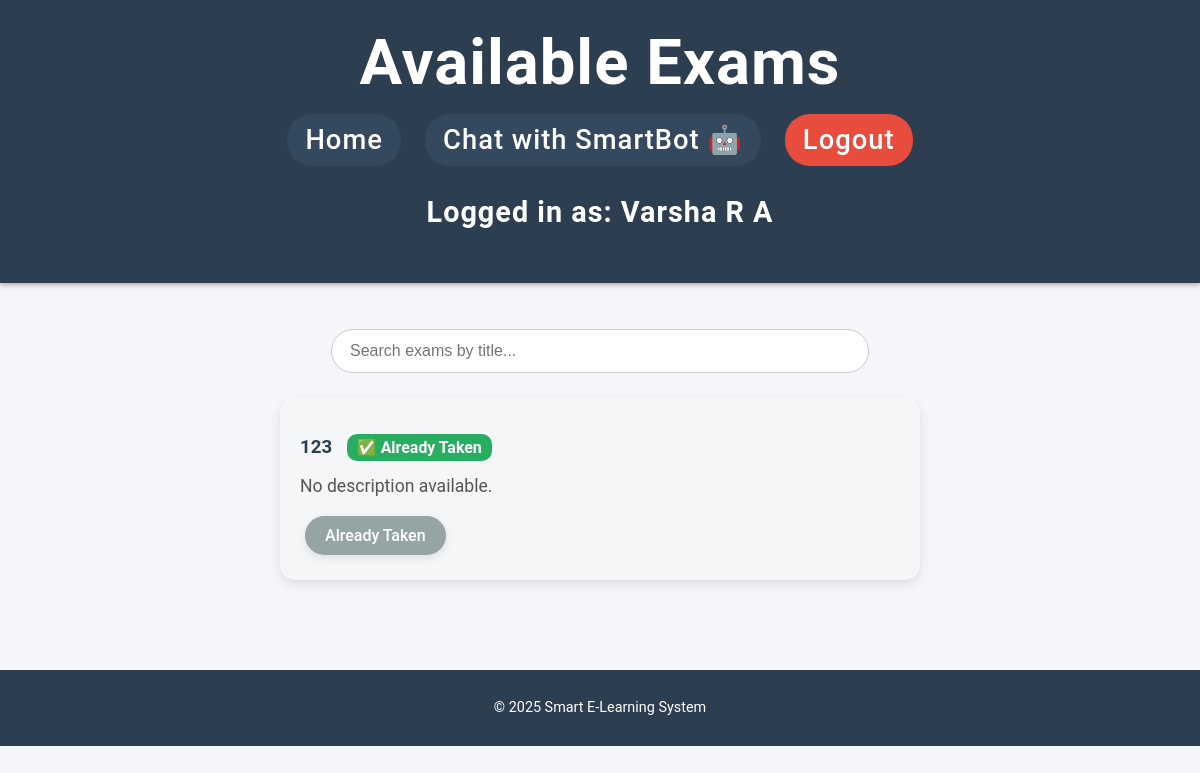
Page /exam_list (signed in) on the earlier database version.
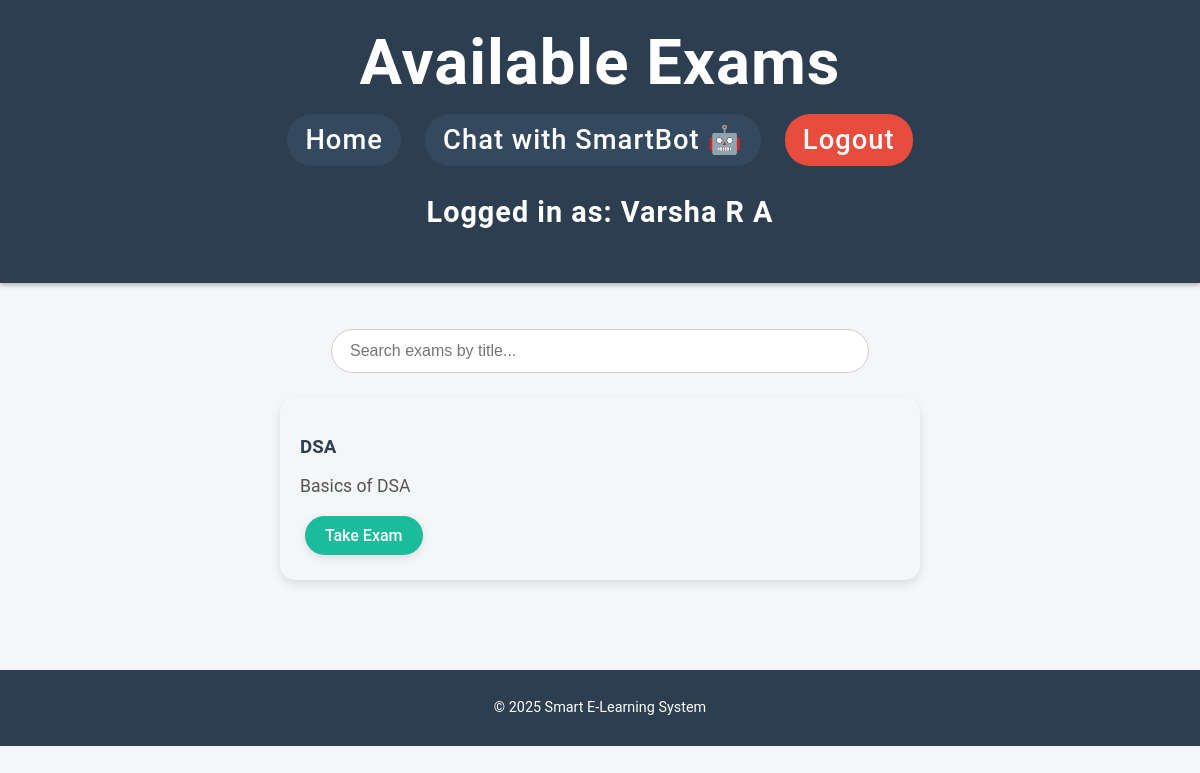
Same page on the later database version.
### app.py (models this page shows, shortened)
class User(db.Model):
    id = db.Column(db.Integer, primary_key=True)
    fullname = db.Column(db.String(150), nullable=False)
    email = db.Column(db.String(150), unique=True, nullable=False)
    password_hash = db.Column(db.String(200), nullable=False)
    is_admin = db.Column(db.Boolean, default=False)

class Exam(db.Model):
    id = db.Column(db.Integer, primary_key=True)
    title = db.Column(db.String(150), nullable=False)
    description = db.Column(db.String(300))
    questions = db.relationship('Question', backref='exam', lazy=True)

### app.py (the view)
@app.route('/exam_list')
@login_required
def exam_list():
    exams = Exam.query.all()
    taken_exam_ids = [r.exam_id for r in Result.query.filter_by(user_id=g.user.id).all()]
    return render_template('exam_list.html', exams=exams, taken_exam_ids=taken_exam_ids)

### app.py (called while the page is built)
def login_required(f):
    @wraps(f)
    def decorated_function(*args, **kwargs):
        if 'user_id' not in session:
            flash("Please login to access this page.", "warning")
            return redirect(url_for('login'))
        return f(*args, **kwargs)
    return decorated_function

@app.before_request
def load_logged_in_user():
    g.user = None
    if 'user_id' in session:
        g.user = User.query.get(session['user_id'])

### templates/exam_list.html (shortened to what this page needs)
<!DOCTYPE html>
<html lang="en">
<head>
    <link rel="stylesheet" href="{{ url_for('static', filename='style.css') }}">
</head>
<body>
    <header>
        <h1>Available Exams</h1>
        <nav>
            <a href="{{ url_for('home') }}">Home</a>
            <a href="{{ url_for('chat') }}">Chat with SmartBot 🤖</a>
            <a href="{{ url_for('logout') }}" class="logout">Logout</a>
        </nav>
        {% if g.user %}
        <p>Logged in as: <strong>{{ g.user.fullname }}</strong></p>
        {% endif %}
    </header>
    <main>
        <div class="search-box">
            <input type="text" id="searchInput" placeholder="Search exams by title...">
        </div>
        {% if exams %}
            <div id="examContainer">
                {% for exam in exams %}
                    <div class="exam-card">
                        <h3 class="exam-title">
                            {{ exam.title }}
                            {% if exam.id in taken_exam_ids %}
                                <span class="badge-taken">✅ Already Taken</span>
                            {% endif %}
                        </h3>
                        <p>{{ exam.description or "No description available." }}</p>
                        {% if exam.id in taken_exam_ids %}
                            <a class="btn btn-disabled">Already Taken</a>
                        {% else %}
                            <a href="{{ url_for('take_exam', exam_id=exam.id) }}" class="btn">Take Exam</a>
                        {% endif %}
                    </div>
                {% endfor %}
            </div>
        {% else %}
            <p>No exams available yet.</p>
        {% endif %}
    </main>
    <footer>
        <p>© 2025 Smart E-Learning System</p>
    </footer>
</body>
</html>

### static/style.css (style rules this page uses)
body { font-family: 'Roboto', Arial, sans-serif; background-color: #f5f6fa; margin: 0; padding: 0; color: #2c3e50; text-align: center; }
header { background-color: #2c3e50; color: #ecf0f1; padding: 25px 0 15px 0; font-size: 1.8em; font-weight: 600; letter-spacing: 1px; box-shadow: 0 2px 10px rgba(0,0,0,0.15); }
header h1 { margin: 0 0 15px 0; font-size: 2em; }
nav { margin-top: 5px; }
nav a { color: #ecf0f1; text-decoration: none; background-color: #34495e; margin: 0 8px; padding: 10px 18px; border-radius: 25px; font-size: 0.95em; font-weight: 500; transition: background-color 0.3s ease, transform 0.2s ease; display: inline-block; }
nav a.logout { background-color: #e74c3c; }
main { padding: 40px 20px; }
main p { font-size: 1.1em; color: #34495e; }
input[type="text"], input[type="email"], input[type="password"], textarea { width: 100%; padding: 12px; margin-top: 6px; border: 1px solid #bdc3c7; border-radius: 8px; font-size: 0.95em; transition: border-color 0.3s ease, box-shadow 0.3s ease; resize: vertical; }
.btn, button { background-color: #1abc9c; color: #ffffff; border: none; padding: 14px 25px; border-radius: 10px; margin-top: 20px; cursor: pointer; font-weight: 600; font-size: 1em; transition: background-color 0.3s ease, transform 0.2s ease, box-shadow 0.3s ease; display: inline-block; box-shadow: 0 3px 10px rgba(0,0,0,0.1); }
footer { background-color: #2c3e50; color: #ecf0f1; padding: 15px 0; margin-top: 40px; font-size: 0.9em; }

### templates/exam_list.html (style rules this page uses)
header { background-color: #2c3e50; padding: 25px 0; text-align: center; color: white; box-shadow: 0 2px 5px rgba(0,0,0,0.3); }
header h1 { font-size: 2.2em; margin-bottom: 15px; }
nav a { text-decoration: none; color: white; background-color: #34495e; padding: 10px 18px; margin: 0 8px; border-radius: 25px; font-weight: 500; transition: background-color 0.3s, transform 0.2s; display: inline-block; }
nav a.logout { background-color: #e74c3c; }
main { padding: 40px 20px; text-align: center; }
.search-box { margin: 0 auto 25px; text-align: center; }
.search-box input { width: 60%; max-width: 500px; padding: 12px 18px; border-radius: 25px; border: 1px solid #ccc; font-size: 1em; outline: none; transition: box-shadow 0.3s; }
.exam-card { background-color: #f4f6f7; width: 80%; max-width: 600px; margin: 20px auto; border-radius: 15px; padding: 20px; box-shadow: 0 4px 10px rgba(0,0,0,0.1); text-align: left; transition: transform 0.2s; }
.exam-card h3 { color: #2c3e50; margin-bottom: 10px; }
.exam-card p { color: #555; margin-bottom: 15px; }
.btn { display: inline-block; padding: 10px 20px; background-color: #1abc9c; color: white; border-radius: 25px; text-decoration: none; font-weight: 500; transition: background-color 0.3s, transform 0.2s; margin: 5px; }
footer { text-align: center; background-color: #2c3e50; color: white; padding: 15px 0; margin-top: 30px; }

Differences in the rows shown:
removed Exam: title "123", shows "✅ Already Taken", description "No description available."
added Exam: title "DSA", description "Basics of DSA"
